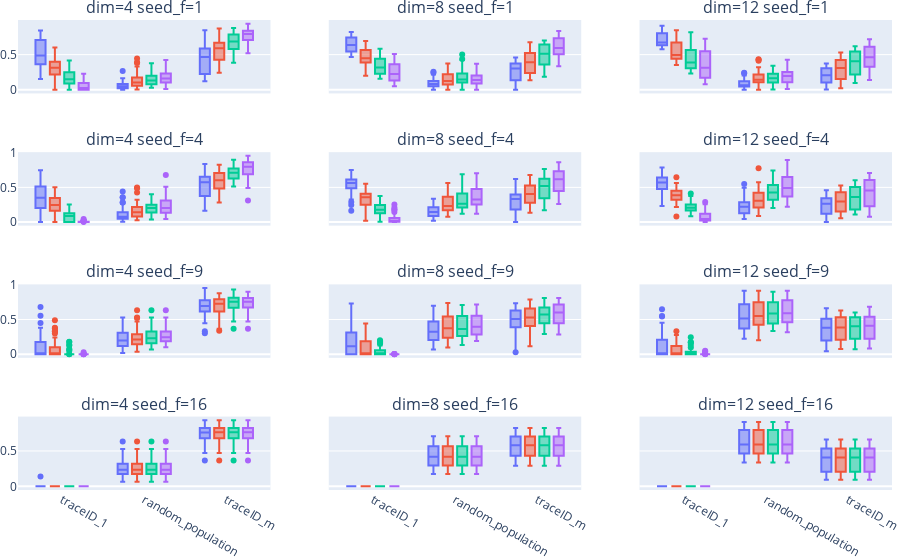

Here is the notebook cell this chart was saved with:
### Code cell
import plotly.express as px
from plotly.offline import plot
from plotly.subplots import make_subplots

figures = [
        [#fitness = 1
        px.box(only_last_gen_ci[only_last_gen_ci.seed_fitness ==1][only_last_gen_ci.dim ==4].drop(columns=['seed_fitness', 'dim']), color="percentage_of_optimal_genes", title="fitness = 1, dim = 4"),
        px.box(only_last_gen_ci[only_last_gen_ci.seed_fitness ==1][only_last_gen_ci.dim ==8].drop(columns=['seed_fitness', 'dim']), color="percentage_of_optimal_genes", title="fitness = 1, dim = 8"),
        px.box(only_last_gen_ci[only_last_gen_ci.seed_fitness ==1][only_last_gen_ci.dim ==12].drop(columns=['seed_fitness', 'dim']), color="percentage_of_optimal_genes", title="fitness = 1, dim = 8"),
        ],
        [#fitness = 4
        px.box(only_last_gen_ci[only_last_gen_ci.seed_fitness ==4][only_last_gen_ci.dim ==4].drop(columns=['seed_fitness', 'dim']), color="percentage_of_optimal_genes", title="fitness = 1, dim = 4"),
        px.box(only_last_gen_ci[only_last_gen_ci.seed_fitness ==4][only_last_gen_ci.dim ==8].drop(columns=['seed_fitness', 'dim']), color="percentage_of_optimal_genes", title="fitness = 1, dim = 8"),
        px.box(only_last_gen_ci[only_last_gen_ci.seed_fitness ==4][only_last_gen_ci.dim ==12].drop(columns=['seed_fitness', 'dim']), color="percentage_of_optimal_genes", title="fitness = 1, dim = 8"),
        ],
        [#fitness = 9
        px.box(only_last_gen_ci[only_last_gen_ci.seed_fitness ==9][only_last_gen_ci.dim ==4].drop(columns=['seed_fitness', 'dim']), color="percentage_of_optimal_genes", title="fitness = 1, dim = 4"),
        px.box(only_last_gen_ci[only_last_gen_ci.seed_fitness ==9][only_last_gen_ci.dim ==8].drop(columns=['seed_fitness', 'dim']), color="percentage_of_optimal_genes", title="fitness = 1, dim = 8"),
        px.box(only_last_gen_ci[only_last_gen_ci.seed_fitness ==9][only_last_gen_ci.dim ==12].drop(columns=['seed_fitness', 'dim']), color="percentage_of_optimal_genes", title="fitness = 1, dim = 8"),
        ],
        [#fitness = 16
        px.box(only_last_gen_ci[only_last_gen_ci.seed_fitness ==16][only_last_gen_ci.dim ==4].drop(columns=['seed_fitness', 'dim']), color="percentage_of_optimal_genes", title="fitness = 1, dim = 4"),
        px.box(only_last_gen_ci[only_last_gen_ci.seed_fitness ==16][only_last_gen_ci.dim ==8].drop(columns=['seed_fitness', 'dim']), color="percentage_of_optimal_genes", title="fitness = 1, dim = 8"),
        px.box(only_last_gen_ci[only_last_gen_ci.seed_fitness ==16][only_last_gen_ci.dim ==12].drop(columns=['seed_fitness', 'dim']), color="percentage_of_optimal_genes", title="fitness = 1, dim = 8"),
        ]
    ]

dims = [4,8,12]
seed_fitness = [1,4,9,16]
fig = make_subplots(
    rows=len(figures), 
    cols=len(figures[0]), 
    shared_yaxes=True, 
    shared_xaxes=True,
    subplot_titles=["dim="+str(dim)+" seed_f="+str(seed_f) for seed_f in seed_fitness for dim in dims],
    ) 

for row in range(len(figures)):
    for col, figure in enumerate(figures[row]):
        for trace in range(len(figure["data"])):
            fig.add_trace(figure["data"][trace], row=row+1, col=col+1)

# modifications needed to fix up display of sub-plots
fig.update_layout(
    boxmode="group",
    margin={"l": 0, "r": 0, "t": 20, "b": 0},
).update_traces(showlegend=False, selector=lambda t: "var0" not in t.hovertemplate)

fig.show()
print([c for c in only_last_gen_ci.columns])

### Figure 1 — Plotly figure (JSON) as saved in the notebook; plotly's stock layout.template omitted (floating-point values rounded to 4 significant figures; data arrays with more than 128 entries replaced by an {"elided": "..."} marker saying what was removed)
{"data": [{"alignmentgroup": "True", "hovertemplate": "percentage_of_optimal_genes=0.75<br>variable=%{x}<br>value=%{y}<extra></extra>", "legendgroup": "0.75", "marker": {"color": "#636efa"}, "name": "0.75", "notched": false, "offsetgroup": "0.75", "orientation": "v", "showlegend": false, "type": "box", "x": {"elided": "186 str values"}, "x0": " ", "xaxis": "x", "y": {"elided": "186 float values"}, "y0": " ", "yaxis": "y"}, {"alignmentgroup": "True", "hovertemplate": "percentage_of_optimal_genes=0.5<br>variable=%{x}<br>value=%{y}<extra></extra>", "legendgroup": "0.5", "marker": {"color": "#EF553B"}, "name": "0.5", "notched": false, "offsetgroup": "0.5", "orientation": "v", "showlegend": false, "type": "box", "x": {"elided": "186 str values"}, "x0": " ", "xaxis": "x", "y": {"elided": "186 float values"}, "y0": " ", "yaxis": "y"}, {"alignmentgroup": "True", "hovertemplate": "percentage_of_optimal_genes=0.25<br>variable=%{x}<br>value=%{y}<extra></extra>", "legendgroup": "0.25", "marker": {"color": "#00cc96"}, "name": "0.25", "notched": false, "offsetgroup": "0.25", "orientation": "v", "showlegend": false, "type": "box", "x": {"elided": "186 str values"}, "x0": " ", "xaxis": "x", "y": {"elided": "186 float values"}, "y0": " ", "yaxis": "y"}, {"alignmentgroup": "True", "hovertemplate": "percentage_of_optimal_genes=0.0<br>variable=%{x}<br>value=%{y}<extra></extra>", "legendgroup": "0.0", "marker": {"color": "#ab63fa"}, "name": "0.0", "notched": false, "offsetgroup": "0.0", "orientation": "v", "showlegend": false, "type": "box", "x": {"elided": "186 str values"}, "x0": " ", "xaxis": "x", "y": {"elided": "186 float values"}, "y0": " ", "yaxis": "y"}, {"alignmentgroup": "True", "hovertemplate": "percentage_of_optimal_genes=0.75<br>variable=%{x}<br>value=%{y}<extra></extra>", "legendgroup": "0.75", "marker": {"color": "#636efa"}, "name": "0.75", "notched": false, "offsetgroup": "0.75", "orientation": "v", "showlegend": false, "type": "box", "x": {"elided": "186 str values"}, "x0": " ", "xaxis": "x2", "y": {"elided": "186 float values"}, "y0": " ", "yaxis": "y2"}, {"alignmentgroup": "True", "hovertemplate": "percentage_of_optimal_genes=0.5<br>variable=%{x}<br>value=%{y}<extra></extra>", "legendgroup": "0.5", "marker": {"color": "#EF553B"}, "name": "0.5", "notched": false, "offsetgroup": "0.5", "orientation": "v", "showlegend": false, "type": "box", "x": {"elided": "186 str values"}, "x0": " ", "xaxis": "x2", "y": {"elided": "186 float values"}, "y0": " ", "yaxis": "y2"}, {"alignmentgroup": "True", "hovertemplate": "percentage_of_optimal_genes=0.25<br>variable=%{x}<br>value=%{y}<extra></extra>", "legendgroup": "0.25", "marker": {"color": "#00cc96"}, "name": "0.25", "notched": false, "offsetgroup": "0.25", "orientation": "v", "showlegend": false, "type": "box", "x": {"elided": "186 str values"}, "x0": " ", "xaxis": "x2", "y": {"elided": "186 float values"}, "y0": " ", "yaxis": "y2"}, {"alignmentgroup": "True", "hovertemplate": "percentage_of_optimal_genes=0.0<br>variable=%{x}<br>value=%{y}<extra></extra>", "legendgroup": "0.0", "marker": {"color": "#ab63fa"}, "name": "0.0", "notched": false, "offsetgroup": "0.0", "orientation": "v", "showlegend": false, "type": "box", "x": {"elided": "186 str values"}, "x0": " ", "xaxis": "x2", "y": {"elided": "186 float values"}, "y0": " ", "yaxis": "y2"}, {"alignmentgroup": "True", "hovertemplate": "percentage_of_optimal_genes=0.75<br>variable=%{x}<br>value=%{y}<extra></extra>", "legendgroup": "0.75", "marker": {"color": "#636efa"}, "name": "0.75", "notched": false, "offsetgroup": "0.75", "orientation": "v", "showlegend": false, "type": "box", "x": {"elided": "186 str values"}, "x0": " ", "xaxis": "x3", "y": {"elided": "186 float values"}, "y0": " ", "yaxis": "y3"}, {"alignmentgroup": "True", "hovertemplate": "percentage_of_optimal_genes=0.5<br>variable=%{x}<br>value=%{y}<extra></extra>", "legendgroup": "0.5", "marker": {"color": "#EF553B"}, "name": "0.5", "notched": false, "offsetgroup": "0.5", "orientation": "v", "showlegend": false, "type": "box", "x": {"elided": "186 str values"}, "x0": " ", "xaxis": "x3", "y": {"elided": "186 float values"}, "y0": " ", "yaxis": "y3"}, {"alignmentgroup": "True", "hovertemplate": "percentage_of_optimal_genes=0.25<br>variable=%{x}<br>value=%{y}<extra></extra>", "legendgroup": "0.25", "marker": {"color": "#00cc96"}, "name": "0.25", "notched": false, "offsetgroup": "0.25", "orientation": "v", "showlegend": false, "type": "box", "x": {"elided": "186 str values"}, "x0": " ", "xaxis": "x3", "y": {"elided": "186 float values"}, "y0": " ", "yaxis": "y3"}, {"alignmentgroup": "True", "hovertemplate": "percentage_of_optimal_genes=0.0<br>variable=%{x}<br>value=%{y}<extra></extra>", "legendgroup": "0.0", "marker": {"color": "#ab63fa"}, "name": "0.0", "notched": false, "offsetgroup": "0.0", "orientation": "v", "showlegend": false, "type": "box", "x": {"elided": "186 str values"}, "x0": " ", "xaxis": "x3", "y": {"elided": "186 float values"}, "y0": " ", "yaxis": "y3"}, {"alignmentgroup": "True", "hovertemplate": "percentage_of_optimal_genes=0.75<br>variable=%{x}<br>value=%{y}<extra></extra>", "legendgroup": "0.75", "marker": {"color": "#636efa"}, "name": "0.75", "notched": false, "offsetgroup": "0.75", "orientation": "v", "showlegend": false, "type": "box", "x": {"elided": "186 str values"}, "x0": " ", "xaxis": "x4", "y": {"elided": "186 float values"}, "y0": " ", "yaxis": "y4"}, {"alignmentgroup": "True", "hovertemplate": "percentage_of_optimal_genes=0.5<br>variable=%{x}<br>value=%{y}<extra></extra>", "legendgroup": "0.5", "marker": {"color": "#EF553B"}, "name": "0.5", "notched": false, "offsetgroup": "0.5", "orientation": "v", "showlegend": false, "type": "box", "x": {"elided": "186 str values"}, "x0": " ", "xaxis": "x4", "y": {"elided": "186 float values"}, "y0": " ", "yaxis": "y4"}, {"alignmentgroup": "True", "hovertemplate": "percentage_of_optimal_genes=0.25<br>variable=%{x}<br>value=%{y}<extra></extra>", "legendgroup": "0.25", "marker": {"color": "#00cc96"}, "name": "0.25", "notched": false, "offsetgroup": "0.25", "orientation": "v", "showlegend": false, "type": "box", "x": {"elided": "186 str values"}, "x0": " ", "xaxis": "x4", "y": {"elided": "186 float values"}, "y0": " ", "yaxis": "y4"}, {"alignmentgroup": "True", "hovertemplate": "percentage_of_optimal_genes=0.0<br>variable=%{x}<br>value=%{y}<extra></extra>", "legendgroup": "0.0", "marker": {"color": "#ab63fa"}, "name": "0.0", "notched": false, "offsetgroup": "0.0", "orientation": "v", "showlegend": false, "type": "box", "x": {"elided": "186 str values"}, "x0": " ", "xaxis": "x4", "y": {"elided": "186 float values"}, "y0": " ", "yaxis": "y4"}, {"alignmentgroup": "True", "hovertemplate": "percentage_of_optimal_genes=0.75<br>variable=%{x}<br>value=%{y}<extra></extra>", "legendgroup": "0.75", "marker": {"color": "#636efa"}, "name": "0.75", "notched": false, "offsetgroup": "0.75", "orientation": "v", "showlegend": false, "type": "box", "x": {"elided": "186 str values"}, "x0": " ", "xaxis": "x5", "y": {"elided": "186 float values"}, "y0": " ", "yaxis": "y5"}, {"alignmentgroup": "True", "hovertemplate": "percentage_of_optimal_genes=0.5<br>variable=%{x}<br>value=%{y}<extra></extra>", "legendgroup": "0.5", "marker": {"color": "#EF553B"}, "name": "0.5", "notched": false, "offsetgroup": "0.5", "orientation": "v", "showlegend": false, "type": "box", "x": {"elided": "186 str values"}, "x0": " ", "xaxis": "x5", "y": {"elided": "186 float values"}, "y0": " ", "yaxis": "y5"}, {"alignmentgroup": "True", "hovertemplate": "percentage_of_optimal_genes=0.25<br>variable=%{x}<br>value=%{y}<extra></extra>", "legendgroup": "0.25", "marker": {"color": "#00cc96"}, "name": "0.25", "notched": false, "offsetgroup": "0.25", "orientation": "v", "showlegend": false, "type": "box", "x": {"elided": "186 str values"}, "x0": " ", "xaxis": "x5", "y": {"elided": "186 float values"}, "y0": " ", "yaxis": "y5"}, {"alignmentgroup": "True", "hovertemplate": "percentage_of_optimal_genes=0.0<br>variable=%{x}<br>value=%{y}<extra></extra>", "legendgroup": "0.0", "marker": {"color": "#ab63fa"}, "name": "0.0", "notched": false, "offsetgroup": "0.0", "orientation": "v", "showlegend": false, "type": "box", "x": {"elided": "186 str values"}, "x0": " ", "xaxis": "x5", "y": {"elided": "186 float values"}, "y0": " ", "yaxis": "y5"}, {"alignmentgroup": "True", "hovertemplate": "percentage_of_optimal_genes=0.75<br>variable=%{x}<br>value=%{y}<extra></extra>", "legendgroup": "0.75", "marker": {"color": "#636efa"}, "name": "0.75", "notched": false, "offsetgroup": "0.75", "orientation": "v", "showlegend": false, "type": "box", "x": {"elided": "186 str values"}, "x0": " ", "xaxis": "x6", "y": {"elided": "186 float values"}, "y0": " ", "yaxis": "y6"}, {"alignmentgroup": "True", "hovertemplate": "percentage_of_optimal_genes=0.5<br>variable=%{x}<br>value=%{y}<extra></extra>", "legendgroup": "0.5", "marker": {"color": "#EF553B"}, "name": "0.5", "notched": false, "offsetgroup": "0.5", "orientation": "v", "showlegend": false, "type": "box", "x": {"elided": "186 str values"}, "x0": " ", "xaxis": "x6", "y": {"elided": "186 float values"}, "y0": " ", "yaxis": "y6"}, {"alignmentgroup": "True", "hovertemplate": "percentage_of_optimal_genes=0.25<br>variable=%{x}<br>value=%{y}<extra></extra>", "legendgroup": "0.25", "marker": {"color": "#00cc96"}, "name": "0.25", "notched": false, "offsetgroup": "0.25", "orientation": "v", "showlegend": false, "type": "box", "x": {"elided": "186 str values"}, "x0": " ", "xaxis": "x6", "y": {"elided": "186 float values"}, "y0": " ", "yaxis": "y6"}, {"alignmentgroup": "True", "hovertemplate": "percentage_of_optimal_genes=0.0<br>variable=%{x}<br>value=%{y}<extra></extra>", "legendgroup": "0.0", "marker": {"color": "#ab63fa"}, "name": "0.0", "notched": false, "offsetgroup": "0.0", "orientation": "v", "showlegend": false, "type": "box", "x": {"elided": "186 str values"}, "x0": " ", "xaxis": "x6", "y": {"elided": "186 float values"}, "y0": " ", "yaxis": "y6"}, {"alignmentgroup": "True", "hovertemplate": "percentage_of_optimal_genes=0.75<br>variable=%{x}<br>value=%{y}<extra></extra>", "legendgroup": "0.75", "marker": {"color": "#636efa"}, "name": "0.75", "notched": false, "offsetgroup": "0.75", "orientation": "v", "showlegend": false, "type": "box", "x": {"elided": "186 str values"}, "x0": " ", "xaxis": "x7", "y": {"elided": "186 float values"}, "y0": " ", "yaxis": "y7"}, {"alignmentgroup": "True", "hovertemplate": "percentage_of_optimal_genes=0.5<br>variable=%{x}<br>value=%{y}<extra></extra>", "legendgroup": "0.5", "marker": {"color": "#EF553B"}, "name": "0.5", "notched": false, "offsetgroup": "0.5", "orientation": "v", "showlegend": false, "type": "box", "x": {"elided": "186 str values"}, "x0": " ", "xaxis": "x7", "y": {"elided": "186 float values"}, "y0": " ", "yaxis": "y7"}, {"alignmentgroup": "True", "hovertemplate": "percentage_of_optimal_genes=0.25<br>variable=%{x}<br>value=%{y}<extra></extra>", "legendgroup": "0.25", "marker": {"color": "#00cc96"}, "name": "0.25", "notched": false, "offsetgroup": "0.25", "orientation": "v", "showlegend": false, "type": "box", "x": {"elided": "186 str values"}, "x0": " ", "xaxis": "x7", "y": {"elided": "186 float values"}, "y0": " ", "yaxis": "y7"}, {"alignmentgroup": "True", "hovertemplate": "percentage_of_optimal_genes=0.0<br>variable=%{x}<br>value=%{y}<extra></extra>", "legendgroup": "0.0", "marker": {"color": "#ab63fa"}, "name": "0.0", "notched": false, "offsetgroup": "0.0", "orientation": "v", "showlegend": false, "type": "box", "x": {"elided": "186 str values"}, "x0": " ", "xaxis": "x7", "y": {"elided": "186 float values"}, "y0": " ", "yaxis": "y7"}, {"alignmentgroup": "True", "hovertemplate": "percentage_of_optimal_genes=0.75<br>variable=%{x}<br>value=%{y}<extra></extra>", "legendgroup": "0.75", "marker": {"color": "#636efa"}, "name": "0.75", "notched": false, "offsetgroup": "0.75", "orientation": "v", "showlegend": false, "type": "box", "x": {"elided": "186 str values"}, "x0": " ", "xaxis": "x8", "y": {"elided": "186 float values"}, "y0": " ", "yaxis": "y8"}, {"alignmentgroup": "True", "hovertemplate": "percentage_of_optimal_genes=0.5<br>variable=%{x}<br>value=%{y}<extra></extra>", "legendgroup": "0.5", "marker": {"color": "#EF553B"}, "name": "0.5", "notched": false, "offsetgroup": "0.5", "orientation": "v", "showlegend": false, "type": "box", "x": {"elided": "186 str values"}, "x0": " ", "xaxis": "x8", "y": {"elided": "186 float values"}, "y0": " ", "yaxis": "y8"}, {"alignmentgroup": "True", "hovertemplate": "percentage_of_optimal_genes=0.25<br>variable=%{x}<br>value=%{y}<extra></extra>", "legendgroup": "0.25", "marker": {"color": "#00cc96"}, "name": "0.25", "notched": false, "offsetgroup": "0.25", "orientation": "v", "showlegend": false, "type": "box", "x": {"elided": "186 str values"}, "x0": " ", "xaxis": "x8", "y": {"elided": "186 float values"}, "y0": " ", "yaxis": "y8"}, {"alignmentgroup": "True", "hovertemplate": "percentage_of_optimal_genes=0.0<br>variable=%{x}<br>value=%{y}<extra></extra>", "legendgroup": "0.0", "marker": {"color": "#ab63fa"}, "name": "0.0", "notched": false, "offsetgroup": "0.0", "orientation": "v", "showlegend": false, "type": "box", "x": {"elided": "186 str values"}, "x0": " ", "xaxis": "x8", "y": {"elided": "186 float values"}, "y0": " ", "yaxis": "y8"}, {"alignmentgroup": "True", "hovertemplate": "percentage_of_optimal_genes=0.75<br>variable=%{x}<br>value=%{y}<extra></extra>", "legendgroup": "0.75", "marker": {"color": "#636efa"}, "name": "0.75", "notched": false, "offsetgroup": "0.75", "orientation": "v", "showlegend": false, "type": "box", "x": {"elided": "186 str values"}, "x0": " ", "xaxis": "x9", "y": {"elided": "186 float values"}, "y0": " ", "yaxis": "y9"}, {"alignmentgroup": "True", "hovertemplate": "percentage_of_optimal_genes=0.5<br>variable=%{x}<br>value=%{y}<extra></extra>", "legendgroup": "0.5", "marker": {"color": "#EF553B"}, "name": "0.5", "notched": false, "offsetgroup": "0.5", "orientation": "v", "showlegend": false, "type": "box", "x": {"elided": "186 str values"}, "x0": " ", "xaxis": "x9", "y": {"elided": "186 float values"}, "y0": " ", "yaxis": "y9"}, {"alignmentgroup": "True", "hovertemplate": "percentage_of_optimal_genes=0.25<br>variable=%{x}<br>value=%{y}<extra></extra>", "legendgroup": "0.25", "marker": {"color": "#00cc96"}, "name": "0.25", "notched": false, "offsetgroup": "0.25", "orientation": "v", "showlegend": false, "type": "box", "x": {"elided": "186 str values"}, "x0": " ", "xaxis": "x9", "y": {"elided": "186 float values"}, "y0": " ", "yaxis": "y9"}, {"alignmentgroup": "True", "hovertemplate": "percentage_of_optimal_genes=0.0<br>variable=%{x}<br>value=%{y}<extra></extra>", "legendgroup": "0.0", "marker": {"color": "#ab63fa"}, "name": "0.0", "notched": false, "offsetgroup": "0.0", "orientation": "v", "showlegend": false, "type": "box", "x": {"elided": "186 str values"}, "x0": " ", "xaxis": "x9", "y": {"elided": "186 float values"}, "y0": " ", "yaxis": "y9"}, {"alignmentgroup": "True", "hovertemplate": "percentage_of_optimal_genes=0.75<br>variable=%{x}<br>value=%{y}<extra></extra>", "legendgroup": "0.75", "marker": {"color": "#636efa"}, "name": "0.75", "notched": false, "offsetgroup": "0.75", "orientation": "v", "showlegend": false, "type": "box", "x": {"elided": "186 str values"}, "x0": " ", "xaxis": "x10", "y": {"elided": "186 float values"}, "y0": " ", "yaxis": "y10"}, {"alignmentgroup": "True", "hovertemplate": "percentage_of_optimal_genes=0.5<br>variable=%{x}<br>value=%{y}<extra></extra>", "legendgroup": "0.5", "marker": {"color": "#EF553B"}, "name": "0.5", "notched": false, "offsetgroup": "0.5", "orientation": "v", "showlegend": false, "type": "box", "x": {"elided": "186 str values"}, "x0": " ", "xaxis": "x10", "y": {"elided": "186 float values"}, "y0": " ", "yaxis": "y10"}, {"alignmentgroup": "True", "hovertemplate": "percentage_of_optimal_genes=0.25<br>variable=%{x}<br>value=%{y}<extra></extra>", "legendgroup": "0.25", "marker": {"color": "#00cc96"}, "name": "0.25", "notched": false, "offsetgroup": "0.25", "orientation": "v", "showlegend": false, "type": "box", "x": {"elided": "186 str values"}, "x0": " ", "xaxis": "x10", "y": {"elided": "186 float values"}, "y0": " ", "yaxis": "y10"}, {"alignmentgroup": "True", "hovertemplate": "percentage_of_optimal_genes=0.0<br>variable=%{x}<br>value=%{y}<extra></extra>", "legendgroup": "0.0", "marker": {"color": "#ab63fa"}, "name": "0.0", "notched": false, "offsetgroup": "0.0", "orientation": "v", "showlegend": false, "type": "box", "x": {"elided": "186 str values"}, "x0": " ", "xaxis": "x10", "y": {"elided": "186 float values"}, "y0": " ", "yaxis": "y10"}, {"alignmentgroup": "True", "hovertemplate": "percentage_of_optimal_genes=0.75<br>variable=%{x}<br>value=%{y}<extra></extra>", "legendgroup": "0.75", "marker": {"color": "#636efa"}, "name": "0.75", "notched": false, "offsetgroup": "0.75", "orientation": "v", "showlegend": false, "type": "box", "x": {"elided": "186 str values"}, "x0": " ", "xaxis": "x11", "y": {"elided": "186 float values"}, "y0": " ", "yaxis": "y11"}, {"alignmentgroup": "True", "hovertemplate": "percentage_of_optimal_genes=0.5<br>variable=%{x}<br>value=%{y}<extra></extra>", "legendgroup": "0.5", "marker": {"color": "#EF553B"}, "name": "0.5", "notched": false, "offsetgroup": "0.5", "orientation": "v", "showlegend": false, "type": "box", "x": {"elided": "186 str values"}, "x0": " ", "xaxis": "x11", "y": {"elided": "186 float values"}, "y0": " ", "yaxis": "y11"}, {"alignmentgroup": "True", "hovertemplate": "percentage_of_optimal_genes=0.25<br>variable=%{x}<br>value=%{y}<extra></extra>", "legendgroup": "0.25", "marker": {"color": "#00cc96"}, "name": "0.25", "notched": false, "offsetgroup": "0.25", "orientation": "v", "showlegend": false, "type": "box", "x": {"elided": "186 str values"}, "x0": " ", "xaxis": "x11", "y": {"elided": "186 float values"}, "y0": " ", "yaxis": "y11"}, {"alignmentgroup": "True", "hovertemplate": "percentage_of_optimal_genes=0.0<br>variable=%{x}<br>value=%{y}<extra></extra>", "legendgroup": "0.0", "marker": {"color": "#ab63fa"}, "name": "0.0", "notched": false, "offsetgroup": "0.0", "orientation": "v", "showlegend": false, "type": "box", "x": {"elided": "186 str values"}, "x0": " ", "xaxis": "x11", "y": {"elided": "186 float values"}, "y0": " ", "yaxis": "y11"}, {"alignmentgroup": "True", "hovertemplate": "percentage_of_optimal_genes=0.75<br>variable=%{x}<br>value=%{y}<extra></extra>", "legendgroup": "0.75", "marker": {"color": "#636efa"}, "name": "0.75", "notched": false, "offsetgroup": "0.75", "orientation": "v", "showlegend": false, "type": "box", "x": {"elided": "186 str values"}, "x0": " ", "xaxis": "x12", "y": {"elided": "186 float values"}, "y0": " ", "yaxis": "y12"}, {"alignmentgroup": "True", "hovertemplate": "percentage_of_optimal_genes=0.5<br>variable=%{x}<br>value=%{y}<extra></extra>", "legendgroup": "0.5", "marker": {"color": "#EF553B"}, "name": "0.5", "notched": false, "offsetgroup": "0.5", "orientation": "v", "showlegend": false, "type": "box", "x": {"elided": "186 str values"}, "x0": " ", "xaxis": "x12", "y": {"elided": "186 float values"}, "y0": " ", "yaxis": "y12"}, {"alignmentgroup": "True", "hovertemplate": "percentage_of_optimal_genes=0.25<br>variable=%{x}<br>value=%{y}<extra></extra>", "legendgroup": "0.25", "marker": {"color": "#00cc96"}, "name": "0.25", "notched": false, "offsetgroup": "0.25", "orientation": "v", "showlegend": false, "type": "box", "x": {"elided": "186 str values"}, "x0": " ", "xaxis": "x12", "y": {"elided": "186 float values"}, "y0": " ", "yaxis": "y12"}, {"alignmentgroup": "True", "hovertemplate": "percentage_of_optimal_genes=0.0<br>variable=%{x}<br>value=%{y}<extra></extra>", "legendgroup": "0.0", "marker": {"color": "#ab63fa"}, "name": "0.0", "notched": false, "offsetgroup": "0.0", "orientation": "v", "showlegend": false, "type": "box", "x": {"elided": "186 str values"}, "x0": " ", "xaxis": "x12", "y": {"elided": "186 float values"}, "y0": " ", "yaxis": "y12"}], "layout": {"annotations": [{"font": {"size": 16}, "showarrow": false, "text": "dim=4 seed_f=1", "x": 0.1444, "xanchor": "center", "xref": "paper", "y": 1, "yanchor": "bottom", "yref": "paper"}, {"font": {"size": 16}, "showarrow": false, "text": "dim=8 seed_f=1", "x": 0.5, "xanchor": "center", "xref": "paper", "y": 1, "yanchor": "bottom", "yref": "paper"}, {"font": {"size": 16}, "showarrow": false, "text": "dim=12 seed_f=1", "x": 0.8556, "xanchor": "center", "xref": "paper", "y": 1, "yanchor": "bottom", "yref": "paper"}, {"font": {"size": 16}, "showarrow": false, "text": "dim=4 seed_f=4", "x": 0.1444, "xanchor": "center", "xref": "paper", "y": 0.7188, "yanchor": "bottom", "yref": "paper"}, {"font": {"size": 16}, "showarrow": false, "text": "dim=8 seed_f=4", "x": 0.5, "xanchor": "center", "xref": "paper", "y": 0.7188, "yanchor": "bottom", "yref": "paper"}, {"font": {"size": 16}, "showarrow": false, "text": "dim=12 seed_f=4", "x": 0.8556, "xanchor": "center", "xref": "paper", "y": 0.7188, "yanchor": "bottom", "yref": "paper"}, {"font": {"size": 16}, "showarrow": false, "text": "dim=4 seed_f=9", "x": 0.1444, "xanchor": "center", "xref": "paper", "y": 0.4375, "yanchor": "bottom", "yref": "paper"}, {"font": {"size": 16}, "showarrow": false, "text": "dim=8 seed_f=9", "x": 0.5, "xanchor": "center", "xref": "paper", "y": 0.4375, "yanchor": "bottom", "yref": "paper"}, {"font": {"size": 16}, "showarrow": false, "text": "dim=12 seed_f=9", "x": 0.8556, "xanchor": "center", "xref": "paper", "y": 0.4375, "yanchor": "bottom", "yref": "paper"}, {"font": {"size": 16}, "showarrow": false, "text": "dim=4 seed_f=16", "x": 0.1444, "xanchor": "center", "xref": "paper", "y": 0.1562, "yanchor": "bottom", "yref": "paper"}, {"font": {"size": 16}, "showarrow": false, "text": "dim=8 seed_f=16", "x": 0.5, "xanchor": "center", "xref": "paper", "y": 0.1562, "yanchor": "bottom", "yref": "paper"}, {"font": {"size": 16}, "showarrow": false, "text": "dim=12 seed_f=16", "x": 0.8556, "xanchor": "center", "xref": "paper", "y": 0.1562, "yanchor": "bottom", "yref": "paper"}], "boxmode": "group", "margin": {"b": 0, "l": 0, "r": 0, "t": 20}, "xaxis": {"anchor": "y", "domain": [0, 0.2889], "matches": "x10", "showticklabels": false}, "xaxis10": {"anchor": "y10", "domain": [0, 0.2889]}, "xaxis11": {"anchor": "y11", "domain": [0.3556, 0.6444]}, "xaxis12": {"anchor": "y12", "domain": [0.7111, 1]}, "xaxis2": {"anchor": "y2", "domain": [0.3556, 0.6444], "matches": "x11", "showticklabels": false}, "xaxis3": {"anchor": "y3", "domain": [0.7111, 1], "matches": "x12", "showticklabels": false}, "xaxis4": {"anchor": "y4", "domain": [0, 0.2889], "matches": "x10", "showticklabels": false}, "xaxis5": {"anchor": "y5", "domain": [0.3556, 0.6444], "matches": "x11", "showticklabels": false}, "xaxis6": {"anchor": "y6", "domain": [0.7111, 1], "matches": "x12", "showticklabels": false}, "xaxis7": {"anchor": "y7", "domain": [0, 0.2889], "matches": "x10", "showticklabels": false}, "xaxis8": {"anchor": "y8", "domain": [0.3556, 0.6444], "matches": "x11", "showticklabels": false}, "xaxis9": {"anchor": "y9", "domain": [0.7111, 1], "matches": "x12", "showticklabels": false}, "yaxis": {"anchor": "x", "domain": [0.8438, 1]}, "yaxis10": {"anchor": "x10", "domain": [0, 0.1562]}, "yaxis11": {"anchor": "x11", "domain": [0, 0.1562], "matches": "y10", "showticklabels": false}, "yaxis12": {"anchor": "x12", "domain": [0, 0.1562], "matches": "y10", "showticklabels": false}, "yaxis2": {"anchor": "x2", "domain": [0.8438, 1], "matches": "y", "showticklabels": false}, "yaxis3": {"anchor": "x3", "domain": [0.8438, 1], "matches": "y", "showticklabels": false}, "yaxis4": {"anchor": "x4", "domain": [0.5625, 0.7188]}, "yaxis5": {"anchor": "x5", "domain": [0.5625, 0.7188], "matches": "y4", "showticklabels": false}, "yaxis6": {"anchor": "x6", "domain": [0.5625, 0.7188], "matches": "y4", "showticklabels": false}, "yaxis7": {"anchor": "x7", "domain": [0.2812, 0.4375]}, "yaxis8": {"anchor": "x8", "domain": [0.2812, 0.4375], "matches": "y7", "showticklabels": false}, "yaxis9": {"anchor": "x9", "domain": [0.2812, 0.4375], "matches": "y7", "showticklabels": false}}}
